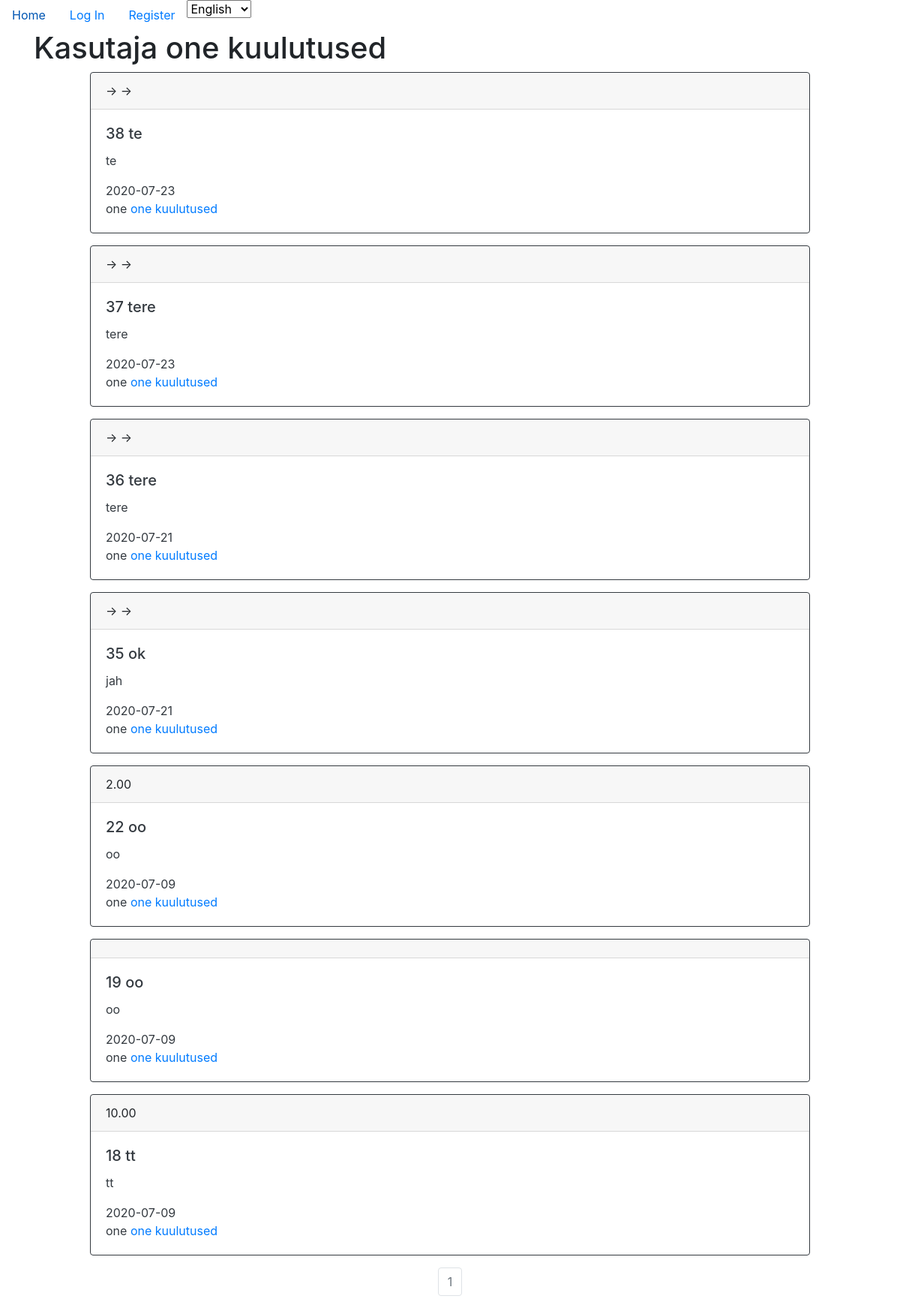
The app's page /1/userads with its own data.
### surf24/models.py (models this page shows, shortened)
class User(db.Model, UserMixin):
    __tablename__ = 'users'
    id = db.Column(db.Integer, primary_key=True, index=True)
    username = db.Column(db.String(20), unique=True, index=True)
    email = db.Column(db.String(30), unique=True, index=True)
    phone = db.Column(db.String(15), unique=True, index=True)
    password_hash = db.Column(db.String(128))
    oauth = db.Column(db.Enum(oauth))
    role = db.Column(db.Enum(Roles), default='USER')
    profile_image = db.Column(db.String(20), nullable=False, default='default_profile_image.png')
    adverts = db.relationship('Advert', backref='author', lazy=True)

class Advert(db.Model):
    __tablename__ = 'adverts'
    users = db.relationship(User)
    id = db.Column(db.Integer, primary_key=True, index=True)
    user_id = db.Column(db.Integer, db.ForeignKey('users.id'), nullable=False)
    date = db.Column(db.DateTime, nullable=False, default=datetime.utcnow)
    title = db.Column(db.String(50), nullable=False)
    text = db.Column(db.String(500), nullable=False)
    price = db.Column(db.Numeric(10,2))
    condition = db.Column(db.Enum(condition))
    location = db.Column(db.String(20))
    hide = db.Column(db.Boolean, default=False, nullable=False)
    images = db.relationship('Picture', backref='picture', lazy=True)
    categories = db.relationship('AdvertCategory', backref='advert_category', lazy=True)

class AdvertCategory(db.Model):
    __tablename__ = 'advert_category'
    adverts = db.relationship(Advert)
    id = db.Column(db.Integer, primary_key=True, index=True)
    advert_id = db.Column(db.Integer, db.ForeignKey('adverts.id'), nullable=False)
    category1 = db.Column(db.Integer) # categories on päris tabeli nimi!
    category2 = db.Column(db.Integer)
    category3 = db.Column(db.Integer)
    brand = db.Column(db.String(20))
    size = db.Column(db.Float)
    price = db.Column(db.Numeric(10,2))
    timestamp = db.Column(db.DateTime(timezone=True), nullable=False, default=date.today())

### surf24/core/views.py (the view)
@core.route('/<int:user_id>/userads', methods=['GET', 'POST'])
def userAdverts(user_id):
    page = request.args.get('page', 1, type=int)
    per_page = request.args.get('per_page', 10, type=int)
    Cat2 = aliased(Category, name="Cat2")
    Cat3 = aliased(Category, name="Cat3")
    adverts = db.session.query(Advert, AdvertCategory, Category, Cat2, Cat3).filter_by(user_id=user_id).join(AdvertCategory)
    adverts = adverts.outerjoin(Category, AdvertCategory.category1==Category.id)
    adverts = adverts.outerjoin(Cat2, AdvertCategory.category2==Cat2.id)
    adverts = adverts.outerjoin(Cat3, AdvertCategory.category3==Cat3.id)
    adverts = adverts.order_by(Advert.date.desc()).paginate(page=page,per_page=per_page)
    author = User.query.filter_by(id=user_id).first()
    return render_template('index.html' , current_user=current_user, adverts=adverts, author=author)

### surf24/templates/index.html (shortened to what this page needs)
{% extends 'base.html' %}
{% block content %}
<div class="cointainer">
{% if filterForm %}
<form class="form_group" method = "POST" enctype="multipart/form-data">
    {{filterForm.hidden_tag()}}
    {{ filterForm.hidden_if_form_sent() }}
  <div class="form_group" >
    <div class="card border-dark mb-3" style="width:60rem; display: block; margin-left: auto; margin-right: auto">
      <div class="card-header text-light bg-secondary">{{_('Search filters')}}</div>
      <div class="card-body text-dark bg-light", style="overflow:hidden">
        <div class="form-row">
            <div class="col-md-3 mb-3">
              {{_(filterForm.category1.label())}}
              {{filterForm.category1(class="form-control", onchange="submit()")}}
              <div class="invalid-tooltip">
              </div>
            </div>
            {% if filterForm.category2.choices|length > 1  %}
              <div class="col-md-3 mb-3">
                {{filterForm.category2.label()}}
                {{filterForm.category2(class="form-control", onchange="submit()")}}
                <div class="invalid-tooltip">
                </div>
              </div>
            {% endif %}
            {% if filterForm.category3.choices|length > 1  %}
              <div class="col-md-3 mb-3">
                {{filterForm.category3.label()}}
                {{filterForm.category3(class="form-control", onchange="submit()")}}
                <div class="invalid-tooltip">
                </div>
              </div>
            {% endif %}
          </div>
        <div class="form-row">
            <div class="col-md-2 mb-3">
              {{filterForm.size.label()}}
              {% if filterForm.size.data != None %}
                {{filterForm.size(class="form-control", onchange="submit()", value = filterForm.size.data )}}
              {% else %}
                {{filterForm.size(class="form-control", onchange="submit()")}}
              {% endif %}
              <div class="invalid-tooltip">
              </div>
            </div>
            <div class="col-md-2 mb-3">
              {{filterForm.sizeMax.label()}}
              {% if filterForm.sizeMax.data != None %}
                {{filterForm.sizeMax(class="form-control", onchange="submit()", value = filterForm.sizeMax.data)}}
              {% else %}
                {{filterForm.sizeMax(class="form-control", onchange="submit()")}}
              {% endif %}
              <div class="invalid-tooltip">
              </div>
            </div>
            <div class="col-md-4 mb-3">
              {{filterForm.brand.label()}}
              {{filterForm.brand(class="form-control", onchange="submit()")}}
              <div class="invalid-tooltip">
              </div>
            </div>
          </div>
          <div class="form-row">
              <div class="col-md-2 mb-3">
                {{filterForm.price.label()}}
                {% if filterForm.price.data != None %}
                  {{filterForm.price(class="form-control", onchange="submit()", value = filterForm.price.data)}}
                {% else %}
                  {{filterForm.price(class="form-control", onchange="submit()")}}
                {% endif %}
                <div class="invalid-tooltip">
                </div>
              </div>
              <div class="col-md-2 mb-3">
                {{filterForm.priceMax.label()}}
                {% if filterForm.priceMax.data == None %}
                  {{filterForm.priceMax(class="form-control", onchange="submit()", value = filterForm.priceMax.data)}}
                {% else %}
                  {{filterForm.priceMax(class="form-control", onchange="submit()", value = filterForm.priceMax.data)}}
                {% endif %}
                <div class="invalid-tooltip">
                </div>
              </div>
              <div class="col-md-4 mb-3">
                {{filterForm.searchKeyword.label()}}
                {{filterForm.searchKeyword(class="form-control", onchange="submit()")}}
                <div class="invalid-tooltip">
                </div>
              </div>
            </div>
        {{filterForm.submitbutton(class = "btn btn-primary", style="float: left;")}}
        {{filterForm.clearFilters(class = "btn btn-primary", style="float: right;")}}
      </div>
    </div>
  </div>
</div>
{% else %}
  {% if current_user == author %}
    <h1>Minu kuulutused</h1>
  {% else %}
    <h1>Kasutaja {{author.username}} kuulutused</h1>
  {% endif %}
{% endif %}
<div class="container"">
  {% for ad in adverts.items %}
    <div class="card border-dark mb-3" style="width: 60rem; display: block; margin-left: auto; margin-right: auto">
      <div class="card-header">
        {% if ad.Cat2 != None %}
           -> {{ ad.Cat2.name }}
        {% endif %}
        {% if ad.Cat3 != None %}
          -> {{ ad.Cat3.name }}
        {% endif %}
          {% if ad.AdvertCategory.price != None %}
            {{ad.AdvertCategory.price}}
          {% endif %}
      </div>
      <div class="card-body text-dark">
        <h5 class="card-title">{{ad.Advert.id}} {{ad.Advert.title}}</h5>
        <p class="card-text">{{ad.Advert.text}}</p>{{ad.Advert.date.date()}}<br>{{ad.Advert.author.username}}
        <a href="{{ url_for('core.userAdverts', user_id = ad.Advert.author.id) }}">{{ad.Advert.author.username}} kuulutused</a>
      </div>
    </div>
  {% endfor %}
</div>
  <nav aria-label='Page navigation example'>
    <ul class="pagination justify-content-center">
      {% for page_num in adverts.iter_pages(left_edge=1, right_edge=1, left_current=1, right_current=2) %}
        {% if adverts.page == page_num %}
          <li class='page-item disabled'>
            <a class="page-link" href="{{url_for('core.index', page=page_num)}}">{{ page_num }}</a>
          </li>
        {% else %}
          <li class='page-item'>
            <a class="page-link" href="{{url_for('core.index', page=page_num)}}">{{ page_num }}</a>
          </li>
        {% endif %}
      {% endfor %}
    </ul>
  </nav>
{% endblock %}

### records on screen
User: username "one"
Advert: Advert.id "38", Advert "te", Advert.text "te", Advert "2020-07-23", Advert.author.username "one"
Advert: Advert.id "37", Advert "tere", Advert.text "tere", Advert "2020-07-23", Advert.author.username "one"
Advert: Advert.id "36", Advert "tere", Advert.text "tere", Advert "2020-07-21", Advert.author.username "one"
Advert: Advert.id "35", Advert "ok", Advert.text "jah", Advert "2020-07-21", Advert.author.username "one"
Advert: AdvertCategory.price "2.00", Advert.id "22", Advert "oo", Advert.text "oo", Advert "2020-07-09", Advert.author.username "one"
Advert: Advert.id "19", Advert "oo", Advert.text "oo", Advert "2020-07-09", Advert.author.username "one"
Advert: AdvertCategory.price "10.00", Advert.id "18", Advert "tt", Advert.text "tt", Advert "2020-07-09", Advert.author.username "one"

### other values on screen
{{ page_num }} "1"
